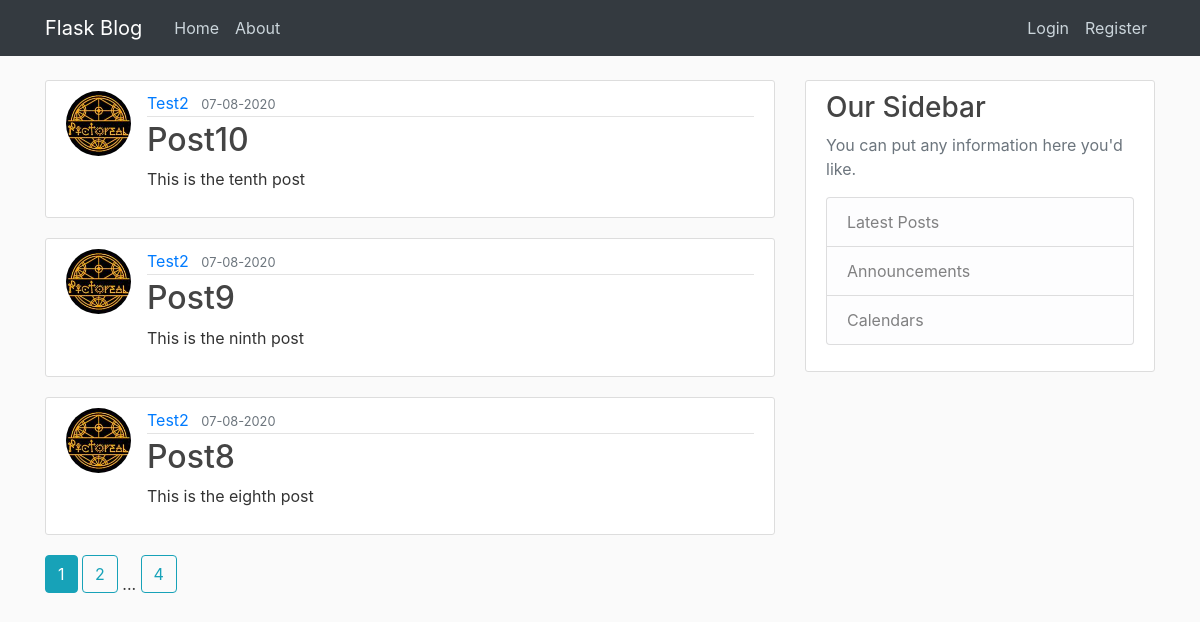
Page /home on the earlier database version.
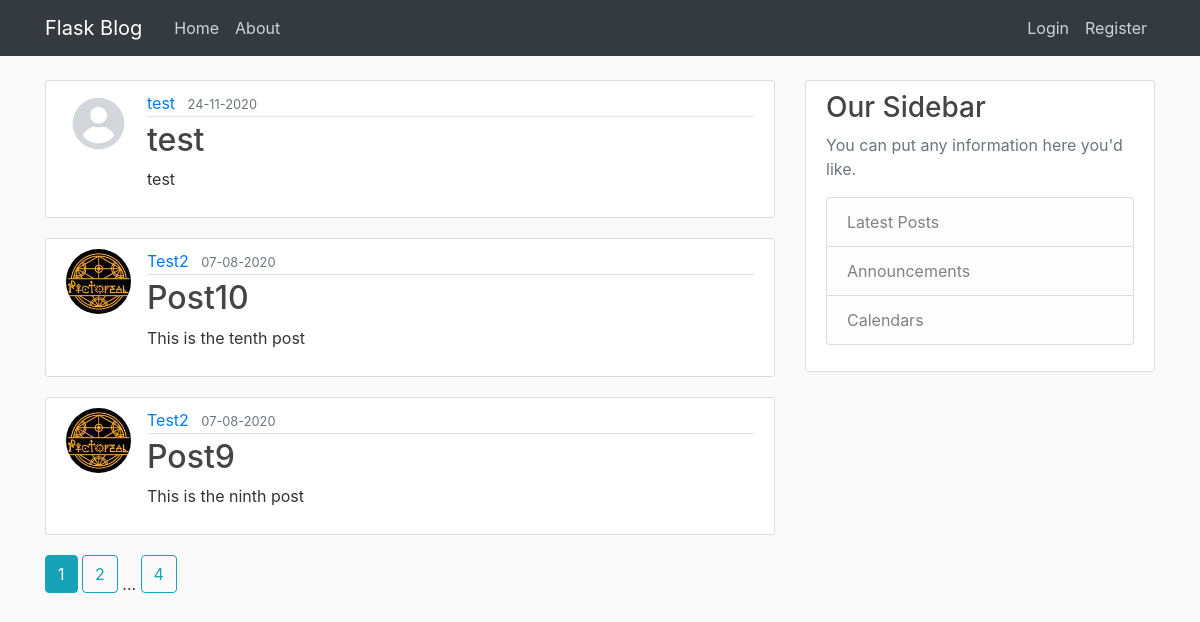
Same page on the later database version.
### app/models.py (models this page shows, shortened)
class Post(db.Model):
    id=db.Column(db.Integer, primary_key=True)
    title=db.Column(db.String(100), nullable=False)
    date_posted=db.Column(db.DateTime, nullable=False, default=datetime.utcnow)
    content=db.Column(db.Text, nullable=False)
    user_id=db.Column(db.Integer, db.ForeignKey('user.id'), nullable=False)

class User(db.Model, UserMixin):
    id=db.Column(db.Integer, primary_key=True)
    username=db.Column(db.String(20), unique=True,nullable=False)
    email=db.Column(db.String(120), unique=True,nullable=False)
    image_file=db.Column(db.String(20), nullable=False,default='default.jpeg')
    password=db.Column(db.String(60), nullable=False)
    posts=db.relationship('Post', backref='author', lazy=True)

### app/main/routes.py (the view)
@main.route('/')
@main.route('/home')
def home():
    page=request.args.get('page', default=1, type=int)
    posts=Post.query.order_by(Post.date_posted.desc()).paginate(per_page=3, page=page)
    return render_template('home.html', posts=posts)

### app/templates/home.html (shortened to what this page needs)
{%extends 'layout.html'%}
{%block body%}
    {% for post in posts.items%}
        <article class="media content-section">
            <img src="{{url_for('static',filename='profile_pics/'+post.author.image_file)}}" alt="" class="rounded-circle article-img">
            <div class="media-body">
            <div class="article-metadata">
                <a class="mr-2" href="{{url_for('users.user_posts',post_id=post.id, username=post.author.username)}}">{{ post.author.username }}</a>
                <small class="text-muted" href='#'>{{ post.date_posted.strftime('%d-%m-%Y') }}</small>
            </div>
            <h2><a class="article-title" href="{{url_for('posts.post', post_id=post.id)}}">{{ post.title }}</a></h2>
            <p class="article-content">{{ post.content }}</p>
            </div>
        </article>
    {%endfor%}
    {% for page_num in posts.iter_pages(left_edge=1, right_edge=1, left_current=1, right_current=2)%}
        {%if page_num%}
            {%if posts.page==page_num%}
                <a href="{{url_for('main.home', page=page_num)}}" class="btn btn-info mb-4 aria-pressed='true'">{{page_num}}</a>
            {%else%}
                <a href="{{url_for('main.home', page=page_num)}}" class="btn btn-outline-info mb-4">{{page_num}}</a>
            {%endif%}
        {%else%}
            ...
        {%endif%}
    {%endfor%}
{%endblock%}

### app/templates/layout.html (shortened to what this page needs)
<!DOCTYPE html>
<html lang="en">
<head>
    <link rel="stylesheet" href="https://stackpath.bootstrapcdn.com/bootstrap/4.5.0/css/bootstrap.min.css">
    <link rel="stylesheet" href="{{url_for('static', filename='css/main.css')}}">
</head>
<body>
    <header class="site-header">
        <nav class="navbar navbar-expand-md navbar-dark bg-dark fixed-top">
          <div class="container">
            <a class="navbar-brand mr-4" href="/">Flask Blog</a>
            <div class="collapse navbar-collapse" id="navbarToggle">
              <div class="navbar-nav mr-auto">
                <a class="nav-item nav-link" href="{{url_for('main.home')}}">Home</a>
                <a class="nav-item nav-link" href="{{url_for('main.about')}}">About</a>
              </div>
              <div class="navbar-nav">
                {%if current_user.is_authenticated%}
                <a class="nav-item nav-link" href="{{url_for('posts.new_post')}}">New Post</a>
                <a class="nav-item nav-link" href="{{url_for('users.account')}}">Account</a>
                  <a class="nav-item nav-link" href="{{url_for('users.logout')}}">Logout</a>
                {%else%}
                  <a class="nav-item nav-link" href="{{url_for('users.login')}}">Login</a>
                  <a class="nav-item nav-link" href="{{url_for('users.register')}}">Register</a>
                {%endif%}
              </div>
            </div>
          </div>
        </nav>
      </header>
      <main role="main" class="container">
        <div class="row">
          <div class="col-md-8">
            {% block body %}{% endblock %}
          </div>
          <div class="col-md-4">
            <div class="content-section">
              <h3>Our Sidebar</h3>
              <p class='text-muted'>You can put any information here you'd like.
                <ul class="list-group">
                  <li class="list-group-item list-group-item-light">Latest Posts</li>
                  <li class="list-group-item list-group-item-light">Announcements</li>
                  <li class="list-group-item list-group-item-light">Calendars</li>
                </ul>
              </p>
            </div>
          </div>
        </div>
      </main>
</body>
</html>

### app/static/css/main.css (style rules this page uses)
html { transition: color 300ms, background-color 300ms; }
body { background: #fafafa; color: #333333; margin-top: 5rem; }
h1, h2, h3, h4, h5, h6 { color: #444444; }
.site-header .navbar-nav .nav-link { color: #cbd5db; }
.content-section { background: #ffffff; padding: 10px 20px; border: 1px solid #dddddd; border-radius: 3px; margin-bottom: 20px; }
.article-title { color: #444444; }
.article-content { white-space: pre-line; }
.article-img { height: 65px; width: 65px; margin-right: 16px; }
.article-metadata { padding-bottom: 1px; margin-bottom: 4px; border-bottom: 1px solid #e3e3e3 }

Differences in the rows shown:
no longer on this page (row unchanged): Post: image_file (picture), author.username "Test2", date_posted "07-08-2020", title "Post8", content "This is the eighth post"
added Post: image_file (placeholder picture), author.username "test", date_posted "24-11-2020", title "test", content "test"
